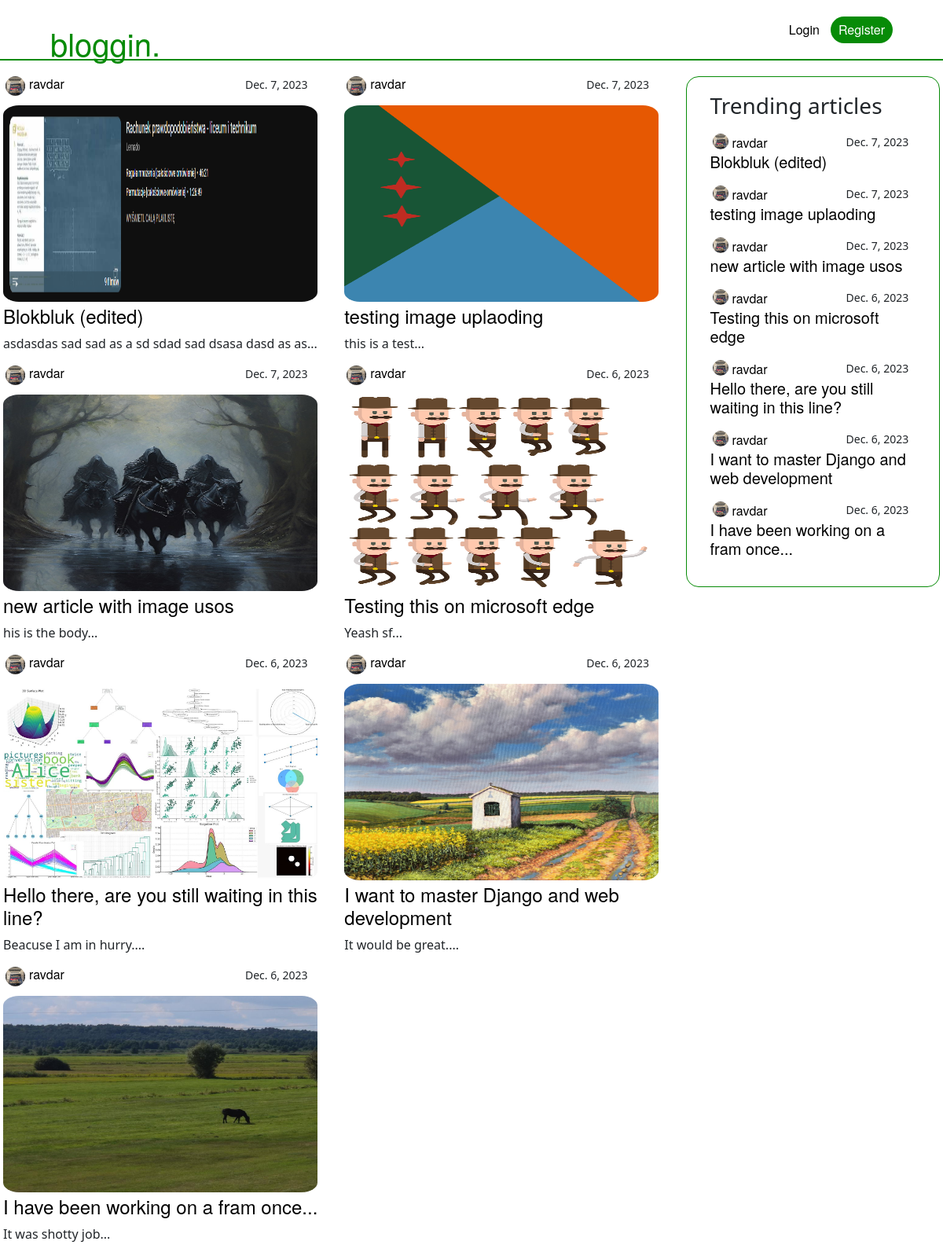
The page / on the database its author committed.
### mainapp/models.py (models this page shows, shortened)
class Article(models.Model):
    owner = models.ForeignKey(User, on_delete=models.CASCADE)
    title = models.CharField(max_length=200)
    body = models.TextField()
    publication_date = models.DateField()
    last_edit_date = models.DateField(null=True, blank=True)
    image = models.ImageField(null=True, blank=True, upload_to="images/")
    url = models.CharField(max_length=200, default='doesnotwork')

### users/models.py (models this page shows, shortened)
class Profile(models.Model):
    user = models.OneToOneField(User, on_delete=models.CASCADE)
    profile_picture = models.ImageField(null=True, blank=True, default="images/default_pp.jpg", upload_to="images/")

### mainapp/views.py (the view)
# urls.py: urlpatterns = [path("", views.main_view, name="main_view"),
def main_view(request):
    all_articles = Article.objects.all()[::-1]
    top_articles = all_articles[:10]
    return render(request, "mainapp/base.html", {"all_articles":all_articles, "top_articles":top_articles})

### mainapp/templates/mainapp/base.html (shortened to what this page needs)
{% load static %}
<link href="https://cdn.jsdelivr.net/npm/bootstrap@5.3.2/dist/css/bootstrap.min.css" rel="stylesheet"
>
<link rel="stylesheet" type="text/css" href="{% static 'styles.css' %}">
<nav class="main-nav">
    <div class="nav-div-1">
        <div class="nav-div-2">
            <div class="nav-div-3-1">
                <a class="logo" href="{% url 'mainapp:main_view' %}">bloggin.</a>
            </div>
            <div class="nav-div-3-2">
            </div>
            <div class="nav-div-3-3">
                {% if user.is_authenticated %}
                <a class="nav-button mr" href="{% url 'mainapp:new_article_view' %}">New article</a>
                <a href="{% url 'users:logout' %}">Log out</a>
                <a href="{% url 'mainapp:user_profile' user.username %}"><img
                        src="{{ user.profile.profile_picture.url }}" id="profile-picture"></a>
                {% else %}
                <a href="{% url 'users:login' %}">Login</a>
                <a class="nav-button ml" href="{% url 'users:register_view' %}">Register</a>
                {% endif %}
            </div>
        </div>
    </div>
</nav>
{% block content %}
<div class="main-div">
    <div class="nav-div-1 jfc">
        <div class="second-div-2">
            {% for article in all_articles %}
            <div class="article-class">
                <div class="pp-and-author">
                    <a href="{% url 'mainapp:user_profile' article.owner.username %}"><img
                            src="{{article.owner.profile.profile_picture.url}}" class="profile-picture-mini"></a>
                    <a href="{% url 'mainapp:user_profile' article.owner.username %}">
                        <h6>{{article.owner.username}}</h6>
                    </a>
                    <span class=" pub-date">{{article.publication_date}}</span>
                </div>
                <a href="{% url 'mainapp:read_article_view' article.url %}"><img src="{{ article.image.url }}"
                        class="article-image-base"></a>
                <h4 id="article-titles"><a
                        href="{% url 'mainapp:read_article_view' article.url %}">{{article.title}}</a>
                </h4>
                {{ article.body|slice:":100" }}...
            </div>
            {% endfor %}
        </div>
        <div class="second-div">
            <h3>Trending articles</h3>
            {% for article in top_articles %}
            <div class="trending-article">
                <div class="pp-and-author-trending">
                    <a href="{% url 'mainapp:user_profile' article.owner.username %}"><img
                            src="{{article.owner.profile.profile_picture.url}}" class="profile-picture-trending"></a>
                    <a
                        href="{% url 'mainapp:user_profile' article.owner.username %}"><span>{{article.owner.username}}</span></a>
                    <span class="pub-date-2">{{article.publication_date}}</span>
                </div>
                <a href="{% url 'mainapp:read_article_view' article.url %}">
                    <h5>{{article.title}}</h5>
                </a>
            </div>
            {% endfor %}
        </div>
    </div>
</div>
{% endblock content %}

### mainapp/static/styles.css (style rules this page uses)
a { color: black; text-decoration: none; font-family: sohne, "Helvetica Neue", Helvetica, Arial, sans-serif; }
.main-nav { display: flex; justify-content: center; border-bottom: 2px solid rgb(7, 139, 7); }
.main-div { display: flex; justify-content: center; }
.second-div { display: flex; flex-direction: column; width: 950px; border: 1px solid rgb(7, 139, 7); border-radius: 1em; padding: 20px 30px; height: 650px }
.nav-div-1 { margin: 0 64px; box-sizing: inherit; width: 100%; max-width: 1192px; display: block; }
.nav-div-2 { height: 75px; padding: 25px 0px; display: flex; flex-direction: row; box-sizing: inherit; }
.nav-div-3-1 { display: block; box-sizing: inherit; justify-content: center; align-items: center; }
.nav-div-3-2 { display: block; box-sizing: inherit; flex: 1 0 auto; }
.nav-div-3-3 { align-items: center; display: flex; flex-direction: row; box-sizing: inherit; }
.jfc { margin-top: 20px; display: flex; justify-content: space-between; }
.article-class { width: 50%; margin-bottom: 1em; display: flex; flex-direction: column; }
.second-div-2 { display: flex; flex-wrap: wrap; justify-content: left; }
.article-image-base { width: 400px; height: 250px; border-radius: 5%; margin-bottom: 4px; }
.profile-picture-mini { height: 25px; width: 25px; border-radius: 50%; margin-right: 5px; }
.pp-and-author { margin-bottom: 10px; margin-left: 3px; display: flex; }
.profile-picture-trending { height: 20px; width: 20px; border-radius: 50%; margin-right: 5px; }
.pp-and-author-trending { margin-left: 3px; display: flex; box-sizing: inherit; }
.pub-date { margin-left: 230px; font-size: 14px; }
.pub-date-2 { margin-left: 100px; font-size: 14px; }
.trending-article { margin-top: 10px; }
.nav-button { display: inline-block; background-color: rgb(7, 139, 7); padding: 5px 10px; color: #ffffff; text-decoration: none; border-radius: 99em; }
.ml { margin-left: 14px; }
.logo { font-size: 40px; color: rgb(7, 139, 7); justify-content: center; align-items: center; }

### rows shown on the page
Article: owner.profile.profile_picture (picture), owner.username "ravdar", publication_date "Dec. 7, 2023", image (picture), title "Blokbluk (edited)", body "asdasdas sad sad as a sd sdad sad dsasa dasd as as"
Article: owner.profile.profile_picture (picture), owner.username "ravdar", publication_date "Dec. 7, 2023", image (picture), title "testing image uplaoding", body "this is a test"
Article: owner.profile.profile_picture (picture), owner.username "ravdar", publication_date "Dec. 7, 2023", image (picture), title "new article with image usos", body "his is the body"
Article: owner.profile.profile_picture (picture), owner.username "ravdar", publication_date "Dec. 6, 2023", image (picture), title "Testing this on microsoft edge", body "Yeash sf"
Article: owner.profile.profile_picture (picture), owner.username "ravdar", publication_date "Dec. 6, 2023", image (picture), title "Hello there, are you still waiting in this line?", body "Beacuse I am in hurry."
Article: owner.profile.profile_picture (picture), owner.username "ravdar", publication_date "Dec. 6, 2023", image (picture), title "I want to master Django and web development", body "It would be great."
Article: owner.profile.profile_picture (picture), owner.username "ravdar", publication_date "Dec. 6, 2023", image (picture), title "I have been working on a fram once...", body "It was shotty job"
